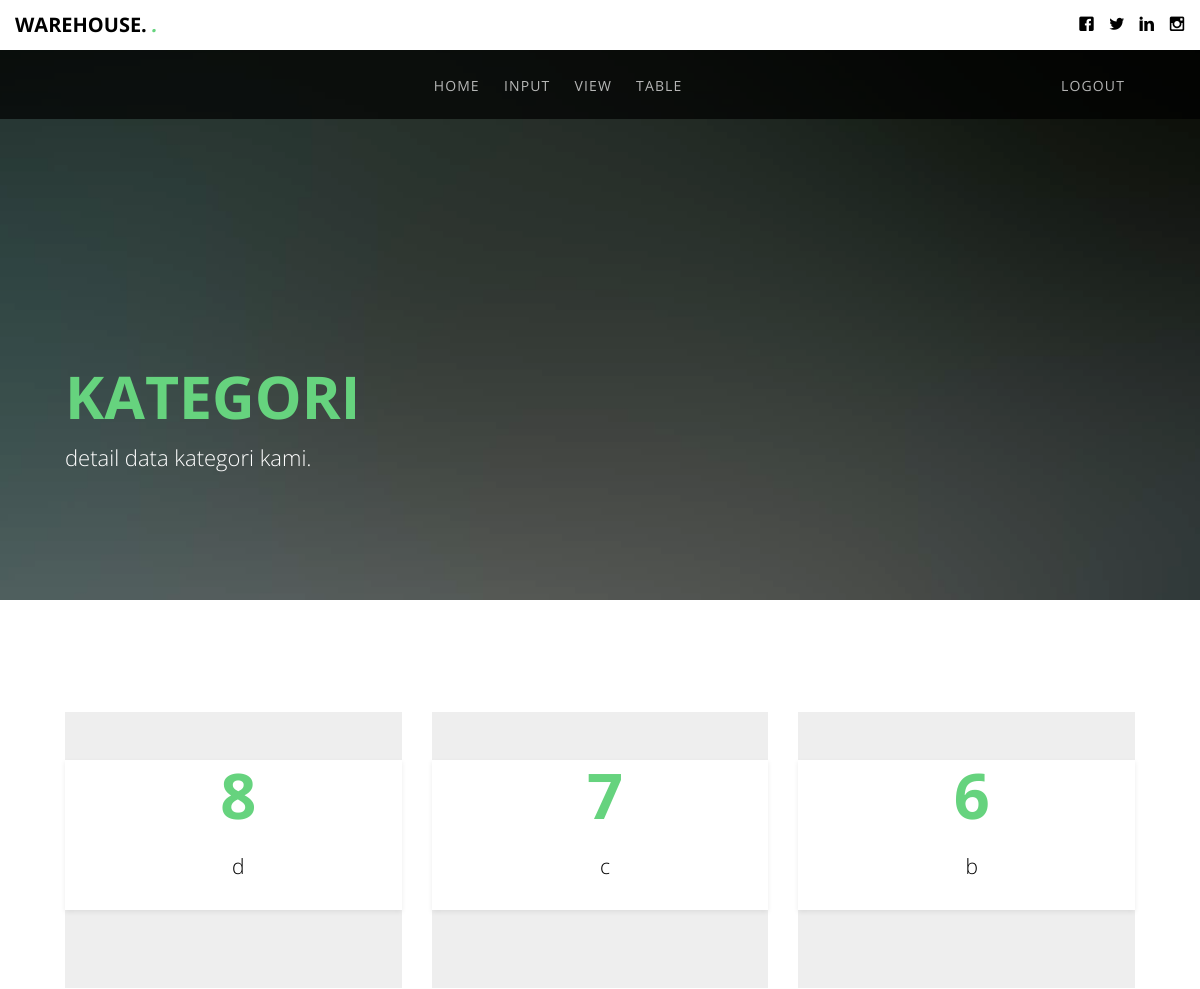
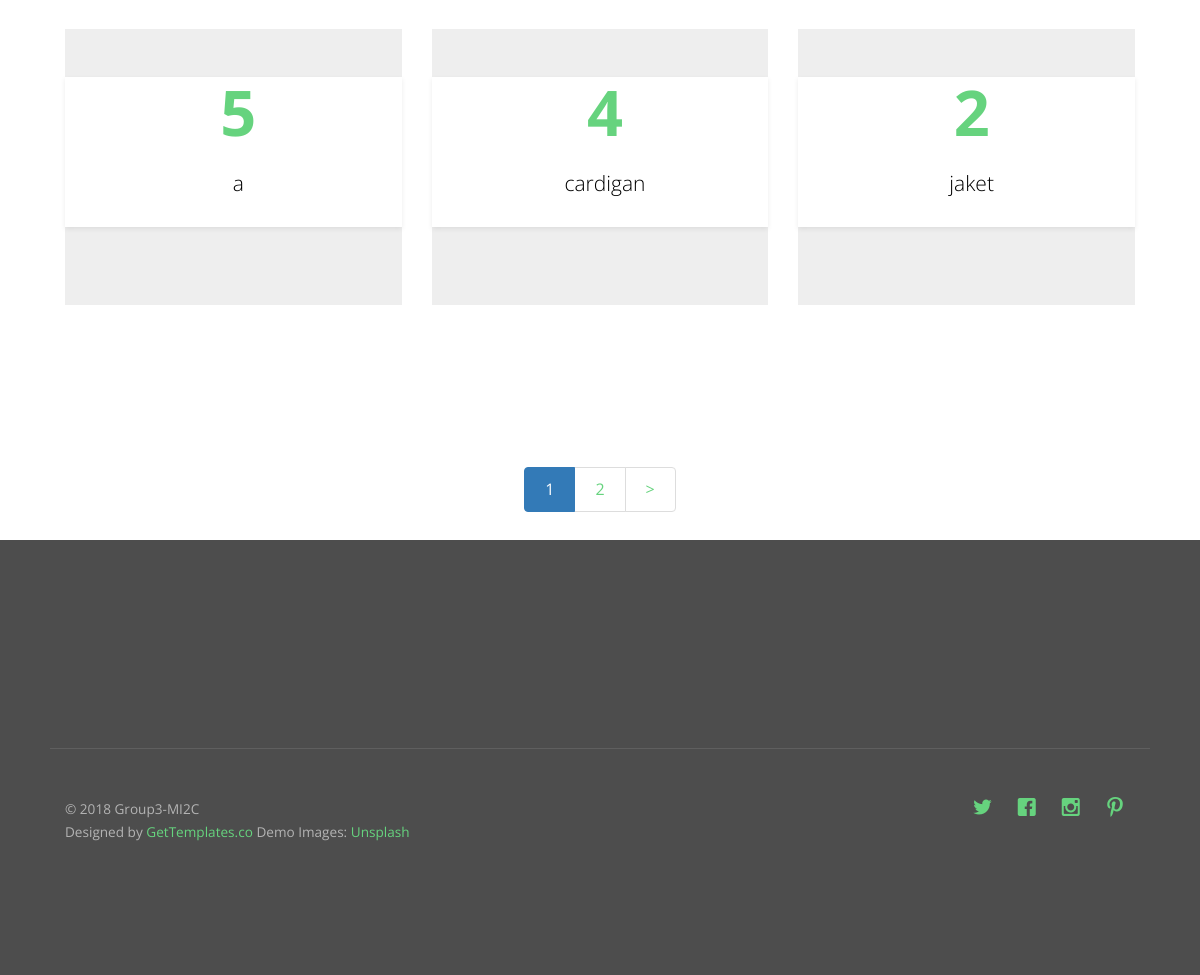
/index.php/welcome/kategori, run on the app's committed database (2 pictures, top to bottom).
### tables this page shows
CREATE TABLE `kategori` (
  `id_kategori` int(11) NOT NULL,
  `nama_kategori` varchar(50) NOT NULL
);

### application/controllers/Welcome.php (called while the page is built, shortened)
<?php
class Welcome extends CI_Controller {
	public function __construct()
	{
		$this->load->helper('url');
        $this->load->helper('form');
        $this->load->helper('text');
        $this->load->library('form_validation');
		$this->load->model('Gudang_model');
        $this->load->model('Barang_model');
        $this->load->model('Kategori_model');
        $this->load->model('Admin_model');
        $this->load->model('User_model');
		$this->load->helper(array('url_helper','date','file'));
	}
    public function kategori(){
        $limit_per_page = 6;
        $start_index = ( $this->uri->segment(3) ) ? $this->uri->segment(3) : 0;
        $total_records = $this->Kategori_model->get_total();
        if ($total_records > 0) {
            $data["Kategori"] = $this->Kategori_model->get_all_kategori($limit_per_page, $start_index);
            $config['base_url'] = base_url() . 'welcome/kategori';
            $config['total_rows'] = $total_records;
            $config['per_page'] = $limit_per_page;
            $config["uri_segment"] = 3;
            $this->pagination->initialize($config);
            $data["links"] = $this->pagination->create_links();
        }
        $this->load->view('admin/kategori', $data);
    }
}

### index.php (called while the page is built, shortened)
<?php
require_once BASEPATH.'core/CodeIgniter.php';

### application/models/Kategori_model.php (called while the page is built, shortened)
<?php
class Kategori_model extends CI_Model
{
    public function get_all_kategori($limit = FALSE, $offset = FALSE)
    {
    if ( $limit ) {
            $this->db->limit($limit, $offset);
        }
        $this->db->order_by('kategori.id_kategori', 'DESC');
        $this->db->from('kategori');
    $query=$this->db->get();
    return $query->result();
    }
}

### application/views/admin/kategori.php (the view, shortened to what this page needs)
	<header id="gtco-header" class="gtco-cover gtco-cover-sm" role="banner" style="background-image: url(http://localhost:8080/ci3-gudang/assets/images/img_bg_3.jpg)" data-stellar-background-ratio="0.5">
		<div class="overlay"></div>
		<div class="gtco-container">
			<div class="row row-mt-15em">
				<div class="col-md-7 mt-text text-left animate-box" data-animate-effect="fadeInUp">
					<h1><strong>Kategori</strong></h1>
					<h2>detail data kategori kami.</h2>
				</div>
			</div>
		</div>
	</header>
<div class="overflow-hid">
		<div class="gtco-section">
			<div class="gtco-container">
				<div class="row">
					<?php foreach ($Kategori as $row) { ?>
					<div class="col-lg-4 col-md-4 col-sm-6">
					<div class="jumbotron text-center responsive">
								<a href="<?php echo site_url('Welcome/detailkategori/'.$row->id_kategori)?>" class="gtco-card-item">
							<div class="gtco-text">
								<h1><strong><?php echo $row->id_kategori ?></strong></h1>
								<p><?php echo $row->nama_kategori ?></p>
							</div></a>
							</div>
					</div>
          <?php } ?>
				</div>
			</div>
		</div>
<center>
	    	<?php
        if (isset($links)) {
            echo $links;
        }
        ?></center>

### assets/css/style.css (style rules this page uses)
body { font-family: "Open Sans", Arial, sans-serif; font-weight: 400; font-size: 16px; line-height: 1.7; color: #777; background: #fff; }
a { color: #66D37E; -webkit-transition: 0.5s; -o-transition: 0.5s; transition: 0.5s; }
p { margin-bottom: 20px; }
h1, h2, h3, h4, h5, h6, figure { color: #000; font-family: "Open Sans", Arial, sans-serif; font-weight: 400; margin: 0 0 20px 0; }
.gtco-container { max-width: 1100px; position: relative; margin: 0 auto; padding-left: 15px; padding-right: 15px; }
#gtco-header { position: absolute; top: 0; background: #4d4d4d; }
#gtco-header .overlay { position: absolute; top: 0; left: 0; right: 0; bottom: 0; background: rgba(0, 0, 0, 0.4); -webkit-transition: 0.5s; -o-transition: 0.5s; transition: 0.5s; }
#gtco-header .mt-text { margin-top: 7em; margin-bottom: 3em; }
#gtco-header h1, #gtco-header h2 { margin: 0; padding: 0; color: white; }
#gtco-header h1 { margin-bottom: 0px; font-size: 59px; line-height: 1.5; font-weight: 300; text-transform: uppercase !important; }
#gtco-header h1 strong { font-weight: 700; color: #66D37E; }
#gtco-header h2 { font-weight: 300; font-size: 22px; line-height: 1.5; margin-bottom: 30px; }
#gtco-header, #gtco-counter, .gtco-bg { background-size: cover; background-position: top center; background-repeat: no-repeat; position: relative; }
.gtco-cover { height: 900px; background-size: cover; background-position: center center; background-repeat: no-repeat; position: relative; float: left; width: 100%; }
.gtco-cover .overlay { z-index: 1; position: absolute; bottom: 0; top: 0; left: 0; right: 0; background: rgba(0, 0, 0, 0.5); }
.gtco-cover > .gtco-container { position: relative; z-index: 10; }
.gtco-cover.gtco-cover-sm { height: 600px; }
#gtco-features, #gtco-features-2, #gtco-products, #gtco-services, #gtco-subscribe, #gtco-footer, .gtco-section { padding: 7em 0; clear: both; position: relative; }
.overflow-hid { overflow: hidden; position: relative; height: 100%; width: 100%; }
.row-mt-15em { margin-top: 15em; }
.js .animate-box { opacity: 0; }
.gtco-card-item { display: block; width: 100%; position: relative; background: #fff; overflow: hidden; z-index: 9; bottom: 0; margin-bottom: 30px; -webkit-box-shadow: 0px 2px 5px 0px rgba(0, 0, 0, 0.08); -moz-box-shadow: 0px 2px 5px 0px rgba(0, 0, 0, 0.08); -ms-box-shadow: 0px 2px 5px 0px rgba(0, 0, 0, 0.08); -o-box-shadow: 0px 2px 5px 0px rgba(0, 0, 0, 0.08); box-shadow: 0px 2px 5px 0px rgba(0, 0, 0, 0.08); -webkit-border-radius: 0px; -moz-border-radius: 0px; -ms-border-radius: 0px; border-radius: 0px; -webkit-transition: 0.3s; -o-transition: 0.3s; transition: 0.3s; }
.gtco-card-item .gtco-text { padding: 0px 10px 10px 20px; text-align: center; }
.gtco-card-item .gtco-text p { color: #000; -webkit-transition: 0.5s; -o-transition: 0.5s; transition: 0.5s; }

### data on the page
kategori: id_kategori "8", nama_kategori "d"
kategori: id_kategori "7", nama_kategori "c"
kategori: id_kategori "6", nama_kategori "b"
kategori: id_kategori "5", nama_kategori "a"
kategori: id_kategori "4", nama_kategori "cardigan"
kategori: id_kategori "2", nama_kategori "jaket"

### other printed values
$links "1 2 >"
